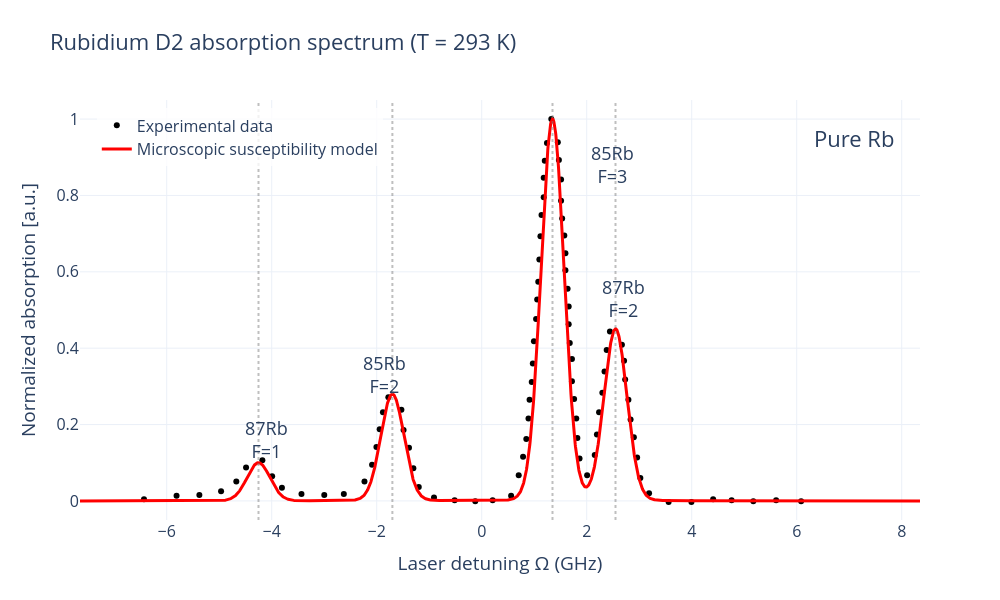

Notebook source saved alongside this figure:
### Markdown cell above
### **INTERACTIVE RUBIDIUM ABSORPTION SPECTRUM**

### Code cell
# ============================================================
# INTERACTIVE microscopic Doppler-broadened susceptibility model
# for Rubidium D2 absorption spectrum
#
# Features:
# - interactive zoom
# - pan
# - hover coordinates
# - high-resolution visualization
# - export to PNG/PDF/SVG
#
# ============================================================
# Microscopic Doppler-broadened susceptibility model
# for Rubidium D2 absorption spectrum
#
# Multiple hyperfine transitions
#
# ============================================================
# PHYSICAL CONSTANTS
# ============================================================

# Speed of light [m/s]
c = 3.0e8

# Boltzmann constant [J/K]
kB = 1.380649e-23

# Atomic mass unit [kg]
amu = 1.660539e-27

# Rubidium-85 atomic mass [kg]
m_Rb = 85 * amu


# ============================================================
# RUBIDIUM D2 TRANSITION
# ============================================================

# D2 wavelength [m]
lambda0 = 780e-9

# Optical frequency [Hz]
nu0 = c / lambda0

# Optical angular frequency [rad/s]
omega0 = 2*np.pi*nu0


# ============================================================
# TEMPERATURE
# ============================================================

# Temperature [K]
T = 293


# ============================================================
# HOMOGENEOUS LINEWIDTH
# ============================================================

# Natural linewidth [rad/s]
gamma = 2*np.pi*6e6


# ============================================================
# WAVEVECTOR
# ============================================================

# Optical wavevector [1/m]
k = 2*np.pi / lambda0


# ============================================================
# VELOCITY GRID
# ============================================================

# Atomic velocities [m/s]
v = np.linspace(
    -1500,
     1500,
     4000
)


# ============================================================
# MAXWELL-BOLTZMANN DISTRIBUTION
# ============================================================

fv = np.sqrt(
    m_Rb / (2*np.pi*kB*T)
)

fv *= np.exp(
    -m_Rb*v**2 / (2*kB*T)
)


# ============================================================
# DETUNING AXIS
# ============================================================

Delta_GHz = np.linspace(
    -8,
     8,
     3000
)

Delta = 2*np.pi*Delta_GHz*1e9


# ============================================================
# THEORETICAL HYPERFINE POSITIONS
# ============================================================

centers87_theory = np.array([
    -5.2,
     2.2
])

centers85_theory = np.array([
    -1.8,
     1.0
])


# ============================================================
# EFFECTIVE POSITION CORRECTIONS
# ============================================================

delta87 = np.array([
    0.6,
    0.00
])

delta85 = np.array([
   -0.25,
    0.00
])


# ============================================================
# EFFECTIVE PEAK POSITIONS
# ============================================================

centers87 = centers87_theory + delta87
centers85 = centers85_theory + delta85


# ============================================================
# COMBINED POSITIONS
# ============================================================

centers_GHz = np.array([
    centers87[0],
    centers85[0],
    centers85[1],
    centers87[1]
])


# ============================================================
# RELATIVE AMPLITUDES
# ============================================================

amplitudes = np.array([
    0.10,
    0.28,
    1.00,
    0.45
])


# ============================================================
# TOTAL SUSCEPTIBILITY
# ============================================================

chi_total = np.zeros_like(
    Delta,
    dtype=complex
)


# ============================================================
# BUILD MICROSCOPIC MODEL
# ============================================================

for A, center in zip(amplitudes, centers_GHz):

    center_rad = 2*np.pi*center*1e9

    chi_i = np.zeros_like(
        Delta,
        dtype=complex
    )

    for j, d in enumerate(Delta):

        denominator = (
            d - center_rad - k*v + 1j*gamma
        )

        integrand = fv / denominator

        chi_i[j] = simpson(
            integrand,
            v
        )

    chi_total += A * chi_i


# ============================================================
# ABSORPTION
# ============================================================

Absorption = np.abs(
    np.imag(chi_total)
)

Absorption /= np.max(
    Absorption
)


# ============================================================
# LOAD EXPERIMENTAL DATA
# ============================================================

data = np.loadtxt(
    "Data_Rb_Gas.csv",
    delimiter=",",
    skiprows=1
)

x_exp = data[:,0]
y_exp = data[:,1]

y_exp /= np.max(y_exp)


# ============================================================
# GLOBAL SHIFT
# ============================================================

shift = 0.348

Delta_shifted = Delta_GHz + shift


# ============================================================
# INTERACTIVE FIGURE
# ============================================================

import plotly.graph_objects as go

fig = go.Figure()


# ============================================================
# EXPERIMENTAL DATA
# ============================================================

fig.add_trace(

    go.Scatter(

        x=x_exp,
        y=y_exp,

        mode='markers',

        name='Experimental data',

        marker=dict(
            color='black',
            size=6
        )
    )
)


# ============================================================
# MICROSCOPIC MODEL
# ============================================================

fig.add_trace(

    go.Scatter(

        x=Delta_shifted,
        y=Absorption,

        mode='lines',

        name='Microscopic susceptibility model',

        line=dict(
            color='red',
            width=3
        )
    )
)


# ============================================================
# RESONANCE POSITIONS
# ============================================================

for center in centers_GHz + shift:

    fig.add_vline(

        x=center,

        line_dash='dot',

        line_color='gray',

        opacity=0.5
    )


# ============================================================
# HYPERFINE LABELS
# ============================================================

fig.add_annotation(
    x=-4.1,
    y=0.16,
    text='87Rb<br>F=1',
    showarrow=False,
    font=dict(size=18)
)

fig.add_annotation(
    x=-1.85,
    y=0.33,
    text='85Rb<br>F=2',
    showarrow=False,
    font=dict(size=18)
)

fig.add_annotation(
    x=2.5,
    y=0.88,
    text='85Rb<br>F=3',
    showarrow=False,
    font=dict(size=18)
)

fig.add_annotation(
    x=2.7,
    y=0.53,
    text='87Rb<br>F=2',
    showarrow=False,
    font=dict(size=18)
)


# ============================================================
# SAMPLE LABEL
# ============================================================

fig.add_annotation(
    x=7.1,
    y=0.95,
    text='Pure Rb',
    showarrow=False,
    font=dict(size=22)
)


# ============================================================
# LAYOUT
# ============================================================

fig.update_layout(

    title=f'Rubidium D2 absorption spectrum (T = {T} K)',

    xaxis_title='Laser detuning Ω (GHz)',

    yaxis_title='Normalized absorption [a.u.]',

    template='plotly_white',

    width=1000,
    height=600,

    font=dict(size=16),

    xaxis=dict(
        showgrid=True,
        zeroline=False
    ),

    yaxis=dict(
        range=[-0.05,1.05],
        showgrid=True,
        zeroline=False
    ),

    legend=dict(
        x=0.02,
        y=0.98,
        bgcolor='rgba(255,255,255,0.8)'
    )
)


# ============================================================
# SHOW FIGURE
# ============================================================

fig.show()
# ============================================================
# OPTIONAL EXPORTS
# ============================================================

# fig.write_image("Rubidium_spectrum.png")
# fig.write_image("Rubidium_spectrum.pdf")
# fig.write_image("Rubidium_spectrum.svg")
# fig.write_html("Rubidium_spectrum.html")

### Figure 1 — Plotly figure (JSON) as saved in the notebook; plotly's stock layout.template omitted (floating-point values rounded to 4 significant figures; data arrays with more than 128 entries replaced by an {"elided": "..."} marker saying what was removed)
{"data": [{"marker": {"color": "black", "size": 6}, "mode": "markers", "name": "Experimental data", "type": "scatter", "x": [-6.434, -5.813, -5.378, -4.965, -4.675, -4.489, -4.178, -3.992, -3.806, -3.434, -2.999, -2.627, -2.234, -2.089, -2.006, -1.944, -1.882, -1.778, -1.53, -1.489, -1.385, -1.302, -1.199, -0.9094, -0.5163, -0.1232, 0.2079, 0.5596, 0.7044, 0.7872, 0.8492, 0.8906, 0.9113, 0.9527, 0.9734, 0.9941, 1.035, 1.056, 1.077, 1.098, 1.118, 1.139, 1.18, 1.18, 1.201, 1.242, 1.325, 1.449, 1.47, 1.511, 1.511, 1.532, 1.573, 1.594, 1.594, 1.635, 1.656, 1.656, 1.677, 1.718, 1.718, 1.76, 1.801, 1.822, 1.863, 2.008, 2.153, 2.194, 2.235, 2.298, 2.339, 2.38, 2.442, 2.67, 2.711, 2.732, 2.794, 2.835, 2.898, 2.96, 3.022, 3.187, 3.56, 3.994, 4.408, 4.76, 5.173, 5.608, 6.084], "y": [0.00405, 0.01336, 0.01568, 0.02499, 0.05059, 0.08782, 0.1064, 0.06455, 0.0343, 0.01801, 0.01568, 0.01801, 0.05059, 0.0948, 0.1413, 0.1879, 0.2321, 0.2717, 0.2391, 0.1856, 0.139, 0.08549, 0.03663, 0.008704, 0.001723, -0.0006045, 0.001723, 0.01336, 0.06688, 0.1157, 0.1623, 0.2158, 0.2647, 0.3112, 0.3601, 0.4183, 0.4764, 0.5276, 0.5742, 0.6323, 0.6928, 0.7487, 0.7952, 0.8464, 0.8906, 0.9372, 1.0, 0.9395, 0.893, 0.8418, 0.7859, 0.7394, 0.6952, 0.6486, 0.6044, 0.5555, 0.509, 0.4625, 0.4136, 0.3717, 0.3135, 0.267, 0.2158, 0.1646, 0.1111, 0.06688, 0.1204, 0.1739, 0.2321, 0.2833, 0.3391, 0.395, 0.4439, 0.4089, 0.3671, 0.3182, 0.2647, 0.2135, 0.1669, 0.1134, 0.0599, 0.02034, -0.002931, -0.002931, 0.00405, 0.001723, -0.0006045, 0.001723, -0.0006045]}, {"line": {"color": "red", "width": 3}, "mode": "lines", "name": "Microscopic susceptibility model", "type": "scatter", "x": {"elided": "3000 float values"}, "y": {"elided": "3000 float values"}}], "layout": {"annotations": [{"font": {"size": 18}, "showarrow": false, "text": "87Rb<br>F=1", "x": -4.1, "y": 0.16}, {"font": {"size": 18}, "showarrow": false, "text": "85Rb<br>F=2", "x": -1.85, "y": 0.33}, {"font": {"size": 18}, "showarrow": false, "text": "85Rb<br>F=3", "x": 2.5, "y": 0.88}, {"font": {"size": 18}, "showarrow": false, "text": "87Rb<br>F=2", "x": 2.7, "y": 0.53}, {"font": {"size": 22}, "showarrow": false, "text": "Pure Rb", "x": 7.1, "y": 0.95}], "font": {"size": 16}, "height": 600, "legend": {"bgcolor": "rgba(255,255,255,0.8)", "x": 0.02, "y": 0.98}, "shapes": [{"line": {"color": "gray", "dash": "dot"}, "opacity": 0.5, "type": "line", "x0": -4.252, "x1": -4.252, "xref": "x", "y0": 0, "y1": 1, "yref": "y domain"}, {"line": {"color": "gray", "dash": "dot"}, "opacity": 0.5, "type": "line", "x0": -1.702, "x1": -1.702, "xref": "x", "y0": 0, "y1": 1, "yref": "y domain"}, {"line": {"color": "gray", "dash": "dot"}, "opacity": 0.5, "type": "line", "x0": 1.348, "x1": 1.348, "xref": "x", "y0": 0, "y1": 1, "yref": "y domain"}, {"line": {"color": "gray", "dash": "dot"}, "opacity": 0.5, "type": "line", "x0": 2.548, "x1": 2.548, "xref": "x", "y0": 0, "y1": 1, "yref": "y domain"}], "title": {"text": "Rubidium D2 absorption spectrum (T = 293 K)"}, "width": 1000, "xaxis": {"showgrid": true, "title": {"text": "Laser detuning Ω (GHz)"}, "zeroline": false}, "yaxis": {"range": [-0.05, 1.05], "showgrid": true, "title": {"text": "Normalized absorption [a.u.]"}, "zeroline": false}}}
